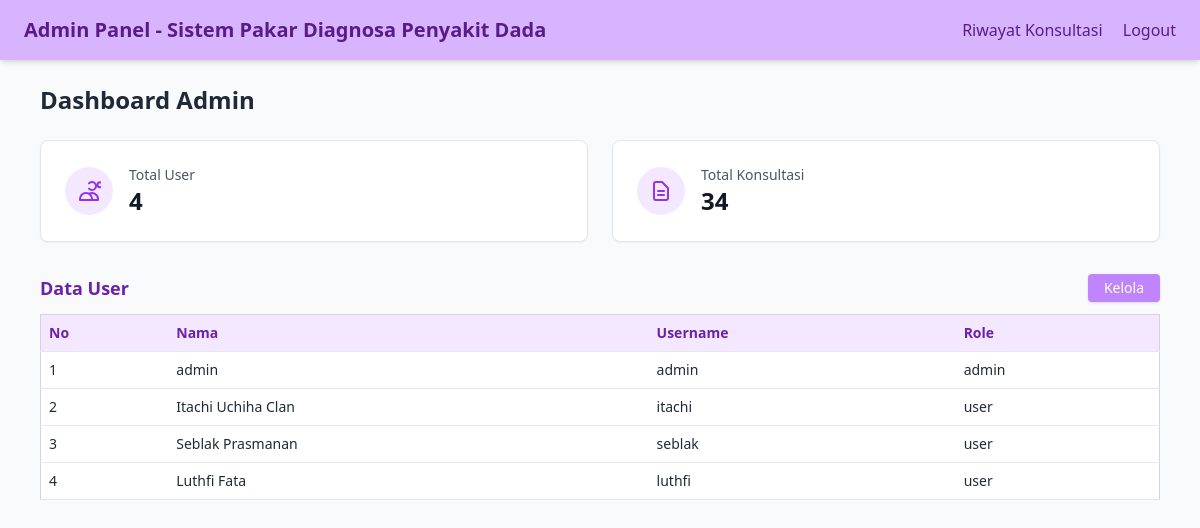
The page /Admin/dashboard_admin.php (signed in) on the database as committed earlier.
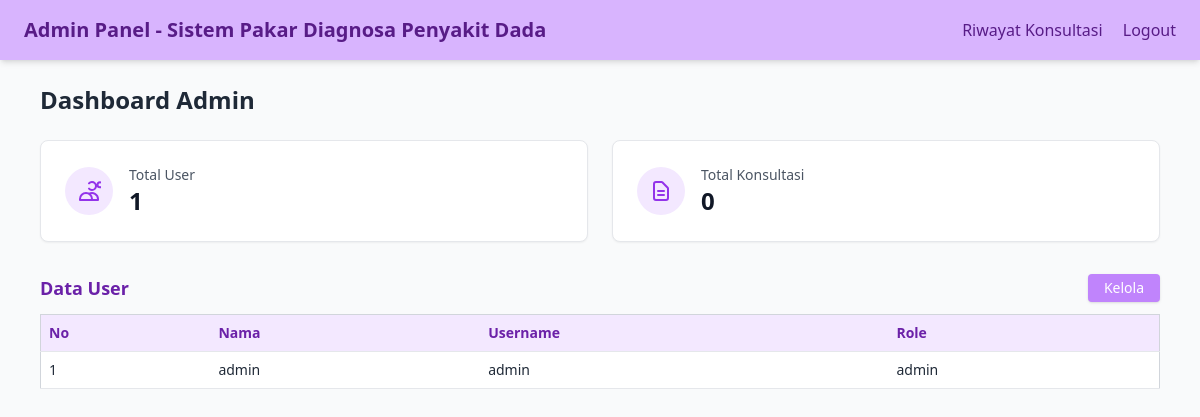
The same page on the database as committed later.
### tables this page shows
CREATE TABLE `user` (
  `id_user` int NOT NULL,
  `nama` varchar(100) NOT NULL,
  `username` varchar(50) NOT NULL,
  `password` varchar(255) NOT NULL,
  `role` enum('admin','user') NOT NULL
);

### Admin/dashboard_admin.php (the view, shortened to what this page needs)
<?php
    include '../Auth/connect.php';
    $user = [];
    $resultUser = $conn->query("SELECT * FROM user ORDER BY id_user ASC");
    while ($row = $resultUser->fetch_assoc()) {
        $user[] = $row;
    }
    $totalKonsultasi = 0;
    $resultKonsultasi = $conn->query("SELECT COUNT(*) as total FROM riwayat_konsultasi");
    if ($resultKonsultasi) {
        $row = $resultKonsultasi->fetch_assoc();
        $totalKonsultasi = $row['total'];
    }
?>
<!DOCTYPE html>
<html lang="id">
    <head>
        <script src="https://cdn.tailwindcss.com"></script>
    </head>
    <body class="bg-gray-50 text-gray-800">
        <nav class="flex items-center justify-between bg-purple-300 text-purple-900 px-6 py-4 shadow-md">
            <h2 class="text-xl font-bold">Admin Panel - Sistem Pakar Diagnosa Penyakit Dada</h2>
            <div class="space-x-4">
                <a href="riwayat_konsultasi.php" class="hover:underline font-medium">Riwayat Konsultasi</a>
                <a href="../Auth/logout.php" class="hover:underline font-medium">Logout</a>
            </div>
        </nav>
        <div class="max-w-6xl mx-auto px-4 py-6">
            <h1 class="text-2xl font-semibold mb-6">Dashboard Admin</h1>
            <div class="grid grid-cols-1 md:grid-cols-2 gap-6 mb-8">
                <div class="bg-white p-6 rounded-lg shadow-sm border border-gray-200">
                    <div class="flex items-center">
                        <div class="bg-purple-100 p-3 rounded-full">
                            <svg class="w-6 h-6 text-purple-600" fill="none" stroke="currentColor" viewBox="0 0 24 24">
                                <path stroke-linecap="round" stroke-linejoin="round" stroke-width="2" d="M12 4.354a4 4 0 110 5.292M15 21H3v-1a6 6 0 0112 0v1zm0 0h6v-1a6 6 0 00-9-5.197m13.5-9a2.5 2.5 0 11-5 0 2.5 2.5 0 015 0z"></path>
                            </svg>
                        </div>
                        <div class="ml-4">
                            <p class="text-sm font-medium text-gray-600">Total User</p>
                            <p class="text-2xl font-semibold text-gray-900"><?= count($user) ?></p>
                        </div>
                    </div>
                </div>
                <div class="bg-white p-6 rounded-lg shadow-sm border border-gray-200">
                    <div class="flex items-center">
                        <div class="bg-purple-100 p-3 rounded-full">
                            <svg class="w-6 h-6 text-purple-600" fill="none" stroke="currentColor" viewBox="0 0 24 24">
                                <path stroke-linecap="round" stroke-linejoin="round" stroke-width="2" d="M9 12h6m-6 4h6m2 5H7a2 2 0 01-2-2V5a2 2 0 012-2h5.586a1 1 0 01.707.293l5.414 5.414a1 1 0 01.293.707V19a2 2 0 01-2 2z"></path>
                            </svg>
                        </div>
                        <div class="ml-4">
                            <p class="text-sm font-medium text-gray-600">Total Konsultasi</p>
                            <p class="text-2xl font-semibold text-gray-900"><?= $totalKonsultasi ?></p>
                        </div>
                    </div>
                </div>
            </div>
            <?php
            function render_section($title, $data, $headers, $link, $columns) {
                echo '
                <div class="mb-10">
                    <div class="flex items-center justify-between mb-3">
                        <h2 class="text-lg font-bold text-purple-800">' . $title . '</h2>
                        <a href="' . $link . '" class="bg-purple-400 hover:bg-purple-500 text-white px-4 py-1 rounded shadow text-sm">Kelola</a>
                    </div>
                    <div class="overflow-x-auto">
                        <table class="min-w-full bg-white border border-gray-300 shadow-sm rounded">
                            <thead class="bg-purple-100 text-purple-800">
                                <tr>';
                foreach ($headers as $head) {
                    echo '<th class="p-2 border-b text-left text-sm">' . $head . '</th>';
                }
                echo '</tr></thead><tbody>';
                foreach ($data as $i => $row) {
                    echo '<tr class="hover:bg-purple-50">';
                    echo '<td class="p-2 border-b text-sm">' . ($i + 1) . '</td>';
                    foreach ($columns as $col) {
                        echo '<td class="p-2 border-b text-sm">' . htmlspecialchars($row[$col]) . '</td>';
                    }
                    echo '</tr>';
                }
                echo '</tbody></table></div></div>';
            }
            render_section('Data User', $user, ['No', 'Nama', 'Username', 'Role'], 'user.php', ['nama', 'username', 'role']);
            ?>
        </div>
    </body>
</html>

Rows that differ between the two databases and show on the page:
removed user: nama "Itachi Uchiha Clan", username "itachi", role "user"
removed user: nama "Seblak Prasmanan", username "seblak", role "user"
removed user: nama "Luthfi Fata", username "luthfi", role "user"
Other text that changed with them:
count($user): "4" → "1"
$totalKonsultasi: "34" → "0"
